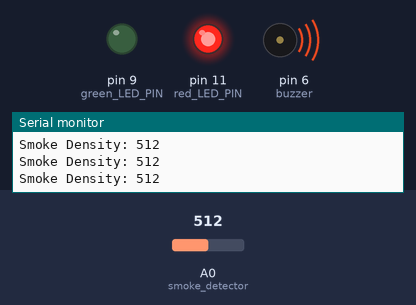
The sketch below on a simulated Arduino Uno, built with avr-gcc and run on an emulated ATmega328P. On the bench: output pins drawn as LEDs (lit = HIGH), buzzer (waves = sounding), the last lines printed to the serial monitor. The inputs (shaded band) are chosen by the test bench; at power-on: A0 (smoke_detector) = 512.

Above: at 1.2 s.
1.3 s: A0 (smoke_detector) set to 68
2.8 s: A0 (smoke_detector) set to 54
At 3.4 s:
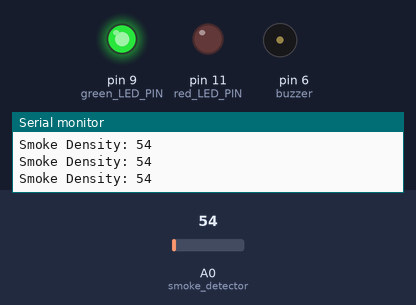
4.3 s: A0 (smoke_detector) set to 122
At 4.9 s:
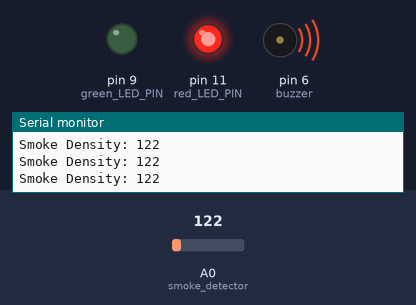
5.8 s: A0 (smoke_detector) set to 0
At 6.6 s:
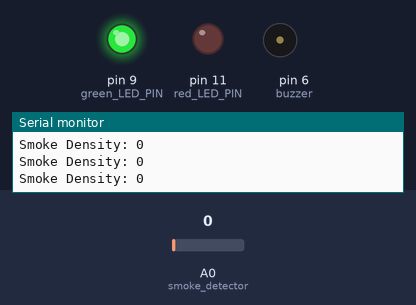
Timing chart, 0 to 8.3 s (numbered marks = the images above; inputs shaded):
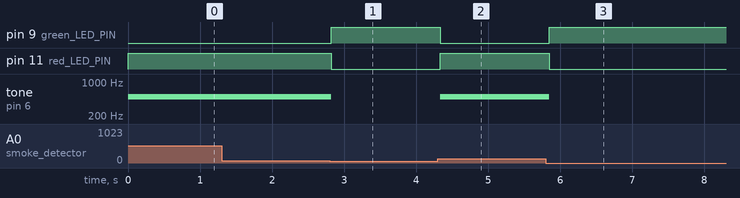

Measured:
- the behaviour switches between 61 and 60 on A0 (smoke_detector) (found by bisection; images 0 and 1)
- after the input at 2.8 s, pin 9 (green_LED_PIN): LOW → HIGH at once; pin 11 (red_LED_PIN): HIGH → LOW at once; tone on pin 6 (buzzer): 500 Hz → silent at once
- after the input at 4.3 s, pin 9 (green_LED_PIN): HIGH → LOW at once; pin 11 (red_LED_PIN): LOW → HIGH at once; tone on pin 6 (buzzer): silent → 500 Hz at once
- after the input at 5.8 s, pin 9 (green_LED_PIN): LOW → HIGH after 0.05 s; pin 11 (red_LED_PIN): HIGH → LOW after 0.05 s; tone on pin 6 (buzzer): 500 Hz → silent after 0.05 s

The sketch:

code_for_smoke_detector.ino
```cpp
int red_LED_PIN = 11;
int green_LED_PIN = 9;
int buzzer = 6;
int smoke_detector = A0;
int safety_lim = 60; //Sets smoke density safe limit

void setup() {
  pinMode(red_LED_PIN, OUTPUT);
  pinMode(green_LED_PIN, OUTPUT);
  pinMode(buzzer, OUTPUT);
  pinMode(smoke_detector, INPUT);
  Serial.begin(9600); //baud rate
}

void loop() {
  int sensor_read = analogRead(smoke_detector);
  	//reads and stores the reading from the detector in sensor_read

  Serial.print("Smoke Density: ");
  Serial.println(sensor_read);

  if (sensor_read > safety_lim)
    // Checks if reading is beyond safety limit
  {
	analogWrite(red_LED_PIN,255);
    analogWrite(green_LED_PIN, 0);
    tone(buzzer,500, 100); //piezo rings
  }
  else
  {
    analogWrite(green_LED_PIN, 255);
    analogWrite(red_LED_PIN,0);
    noTone(buzzer); //peizo wont ring
  }
  delay(50);
}
```
